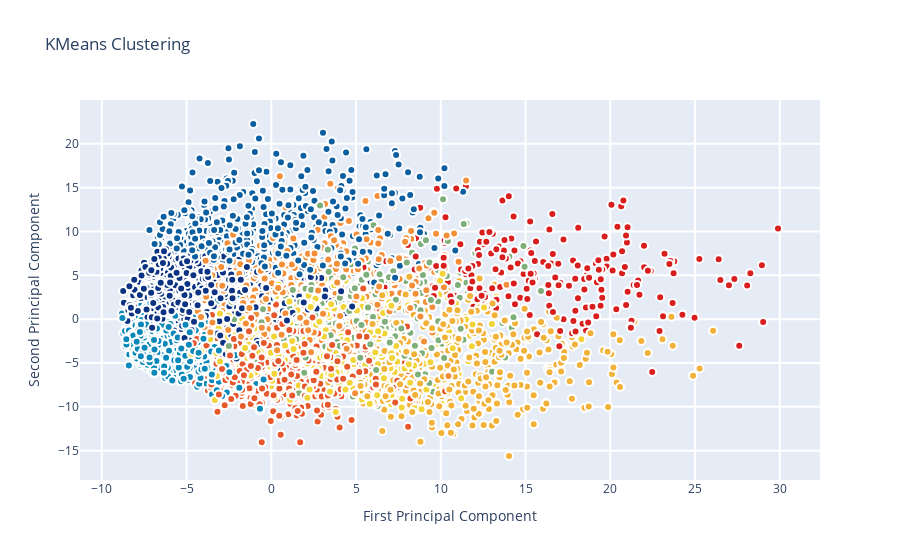

Notebook code for this chart:
### Markdown cell above
###K-Means Clustering to identify possible classes

Imagine just for a moment that we were not provided with the class labels to this digit set because after all PCA is an unsupervised method. Therefore how would we be able to separate out our data points in the new feature space? We can apply a clustering algorithm on our new PCA projection data and hopefully arrive at distinct clusters which would tell us something about the underlying class separation in the data. 

To start off, we set up a KMeans clustering method with Sklearn's *KMeans* call and use the *fit_predict* method to compute cluster centers and predict cluster indices for the first and second PCA projections (to see if we can observe any appreciable clusters).

### Code cell
from sklearn.cluster import KMeans # KMeans clustering 
# Set a KMeans clustering with 9 components ( 9 chosen sneakily ;) as hopefully we get back our 9 class labels)
kmeans = KMeans(n_clusters=9)
# Compute cluster centers and predict cluster indices
X_clustered = kmeans.fit_predict(X_5d)

trace_Kmeans = go.Scatter(x=X_5d[:, 0], y= X_5d[:, 1], mode="markers",
                    showlegend=False,
                    marker=dict(
                            size=8,
                            color = X_clustered,
                            colorscale = 'Portland',
                            showscale=False, 
                            line = dict(
            width = 2,
            color = 'rgb(255, 255, 255)'
        )
                   ))

layout = go.Layout(
    title= 'KMeans Clustering',
    hovermode= 'closest',
    xaxis= dict(
         title= 'First Principal Component',
        ticklen= 5,
        zeroline= False,
        gridwidth= 2,
    ),
    yaxis=dict(
        title= 'Second Principal Component',
        ticklen= 5,
        gridwidth= 2,
    ),
    showlegend= True
)

data = [trace_Kmeans]
fig1 = dict(data=data, layout= layout)
# fig1.append_trace(contour_list)
py.iplot(fig1, filename="svm")

### Figure 1 — Plotly figure (JSON) as saved in the notebook; plotly's stock layout.template omitted (floating-point values rounded to 4 significant figures; data arrays with more than 128 entries replaced by an {"elided": "..."} marker saying what was removed)
{"data": [{"marker": {"color": {"elided": "6000 int values"}, "colorscale": [[0, "rgb(12,51,131)"], [0.25, "rgb(10,136,186)"], [0.5, "rgb(242,211,56)"], [0.75, "rgb(242,143,56)"], [1, "rgb(217,30,30)"]], "line": {"color": "rgb(255, 255, 255)", "width": 2}, "showscale": false, "size": 8}, "mode": "markers", "showlegend": false, "type": "scatter", "x": {"elided": "6000 float values"}, "y": {"elided": "6000 float values"}}], "layout": {"hovermode": "closest", "showlegend": true, "title": {"text": "KMeans Clustering"}, "xaxis": {"gridwidth": 2, "ticklen": 5, "title": {"text": "First Principal Component"}, "zeroline": false}, "yaxis": {"gridwidth": 2, "ticklen": 5, "title": {"text": "Second Principal Component"}}}}
